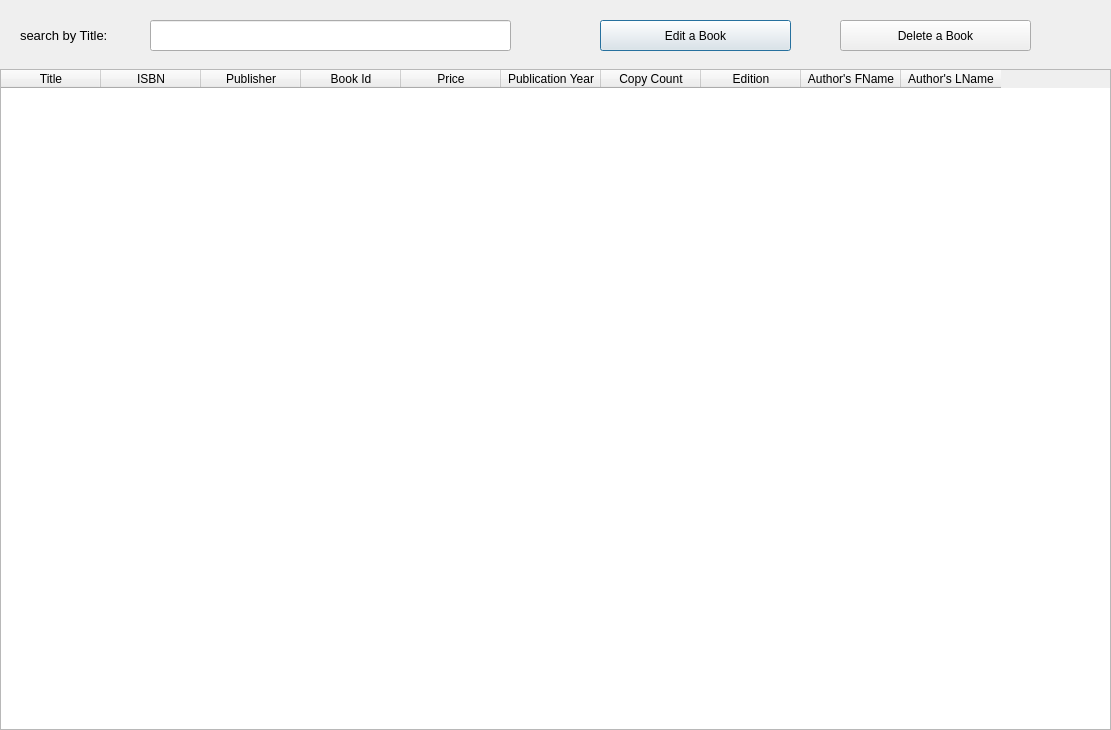
<?xml version="1.0" encoding="UTF-8"?>
<ui version="4.0">
 <class>users</class>
 <widget class="QDialog" name="users">
  <property name="geometry">
   <rect>
    <x>0</x>
    <y>0</y>
    <width>1111</width>
    <height>730</height>
   </rect>
  </property>
  <property name="windowTitle">
   <string>Books</string>
  </property>
  <widget class="QTableWidget" name="tableBooks">
   <property name="geometry">
    <rect>
     <x>0</x>
     <y>69</y>
     <width>1111</width>
     <height>661</height>
    </rect>
   </property>
   <column>
    <property name="text">
     <string>Title</string>
    </property>
   </column>
   <column>
    <property name="text">
     <string>ISBN</string>
    </property>
   </column>
   <column>
    <property name="text">
     <string>Publisher</string>
    </property>
   </column>
   <column>
    <property name="text">
     <string>Book Id</string>
    </property>
   </column>
   <column>
    <property name="text">
     <string>Price</string>
    </property>
   </column>
   <column>
    <property name="text">
     <string>Publication Year</string>
    </property>
   </column>
   <column>
    <property name="text">
     <string>Copy Count</string>
    </property>
   </column>
   <column>
    <property name="text">
     <string>Edition</string>
    </property>
   </column>
   <column>
    <property name="text">
     <string>Author's FName</string>
    </property>
   </column>
   <column>
    <property name="text">
     <string>Author's LName</string>
    </property>
   </column>
  </widget>
  <widget class="QLineEdit" name="titleTxt">
   <property name="geometry">
    <rect>
     <x>150</x>
     <y>20</y>
     <width>361</width>
     <height>31</height>
    </rect>
   </property>
  </widget>
  <widget class="QLabel" name="label">
   <property name="geometry">
    <rect>
     <x>20</x>
     <y>20</y>
     <width>151</width>
     <height>31</height>
    </rect>
   </property>
   <property name="font">
    <font>
     <pointsize>10</pointsize>
    </font>
   </property>
   <property name="text">
    <string>search by Title:</string>
   </property>
  </widget>
  <widget class="QPushButton" name="bookEditBtn">
   <property name="geometry">
    <rect>
     <x>600</x>
     <y>20</y>
     <width>191</width>
     <height>31</height>
    </rect>
   </property>
   <property name="text">
    <string>Edit a Book</string>
   </property>
   <property name="icon">
    <iconset>
     <normaloff>images/2 (4).png</normaloff>images/2 (4).png</iconset>
   </property>
  </widget>
  <widget class="QPushButton" name="bookDeleteBtn">
   <property name="geometry">
    <rect>
     <x>840</x>
     <y>20</y>
     <width>191</width>
     <height>31</height>
    </rect>
   </property>
   <property name="text">
    <string>Delete a Book</string>
   </property>
   <property name="icon">
    <iconset>
     <normaloff>images/2 (3).png</normaloff>images/2 (3).png</iconset>
   </property>
  </widget>
 </widget>
 <resources/>
 <connections/>
</ui>
